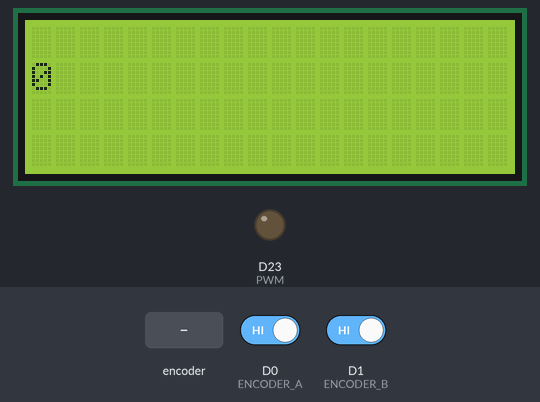
A sketch run on a simulated Arduino Zero (SAMD21). Parts: 20×4 character LCD, output pins drawn as LEDs (lit = HIGH). The inputs (shaded band) are chosen by the test bench; at power-on: D0 (ENCODER_A) HIGH, D1 (ENCODER_B) HIGH.

Above: at 1.2 s.
1.3 s: rotary encoder on D0 (ENCODER_A) / D1 (ENCODER_B) turned 3 steps (first pin leading)
3.4 s: rotary encoder on D0 (ENCODER_A) / D1 (ENCODER_B) turned 1 step (first pin leading)
At 4.7 s:
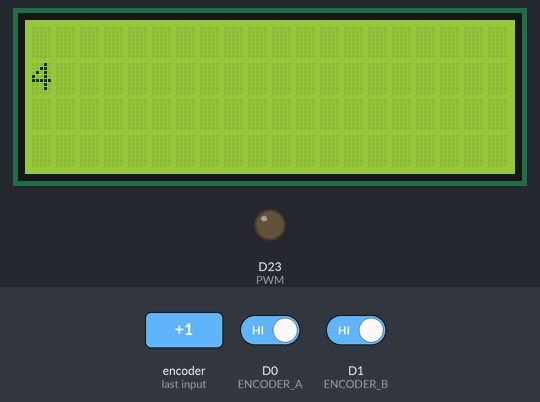
5.1 s: rotary encoder on D0 (ENCODER_A) / D1 (ENCODER_B) turned 1 step (first pin leading)
Timing chart, 0 to 8.1 s (numbered marks = the images above; inputs shaded):
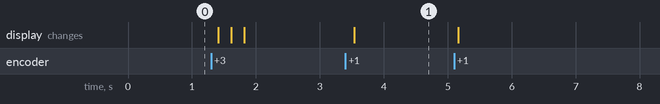

The sketch:

embel-encoders.ino
```cpp
#include "Encoder.h"

void setup() {
  setupEncoders();
  setupPWM();
  setupLCD();
}

void loop() {
  int embelEncoders = getEncoders();
}
```

Encoder.h
```cpp
#ifndef ENCODER_H
#define ENCODER_H

#include <LiquidCrystal.h>


#define ENCODER_A    0
#define ENCODER_B    1
#define PWM          23

#define PWM_FREQ     25000

// ENCA transitionning from LOW TO HIGH : change in the direction
// ENCB value is low => CLOCKWISE
// ENCB value is high => gCounter CLOCKWISE

void setupPWM();
void setupLCD();
void setupEncoders();
void refreshLCD();
int getEncoders();
void incrementEncoders();


#endif /* ENCODER_H */
```

Encoder.ino
```cpp
#include "Encoder.h"

int gOldValueEncoder;
int gCounter = 0;
int gTimeStamp = 0;
int gShutdownCounter = 0;
bool gShutdownState = false;

LiquidCrystal lcd (18, 17, 16, 15, 14, 19);

void setupPWM() {
  analogWriteFrequency(PWM, PWM_FREQ);
  analogWriteResolution(6);
  analogWrite(PWM, gCounter);
}

void setupLCD() {
  lcd.begin(20, 4);
  lcd.setCursor(0, 1);
  lcd.print(gCounter);
}

void setupEncoders() {
    pinMode(ENCODER_B, INPUT_PULLUP);
    pinMode(ENCODER_A, INPUT_PULLUP);

    gOldValueEncoder = digitalRead(ENCODER_A);
}

//Read the B encoder to increase or decrease the value of the counter
void incrementEncoders() {
    if (digitalRead(ENCODER_B) == HIGH) {
        if (gCounter != 0) {
          gCounter--;
        }
    }

    else if (digitalRead(ENCODER_B) == LOW) {
        if (gCounter != 63) {
          gCounter++;
        }
    }
}

void refreshLCD() {
  // Refresh screen every 100ms and enter Shutdown procedure after
  if (millis() - gTimeStamp > 100) {
    gShutdownCounter++;

    // After 5 seconds, enter shutdown procedure
    if (gShutdownCounter > 50) {
      if (gCounter != 0) {
        // Decrease counter while it's different than 0
        gShutdownState = true;
        gCounter--;
      } else {
        // Go back to normal state if we reach 0
        gCounter = 0;
        gShutdownState = false;
      }
      analogWrite(PWM, gCounter);
    }

    // Print two spaces and overwrite it with the counter value
    lcd.setCursor(0, 1);
    lcd.print("  ");
    lcd.setCursor(0, 1);
    lcd.print(gCounter);
    gTimeStamp = millis();
  }
}

int getEncoders() {
    // put your main code here, to run repeatedly:
  int currentValueEncoder = 0;

  // We can't affect the digital encoder while in shutdown procedure
  if (gShutdownState == false) {
    currentValueEncoder = digitalRead(ENCODER_A);

    // Transition state of encoder A to read the rotation direction
    if (gOldValueEncoder == LOW && currentValueEncoder == HIGH) {
      gShutdownCounter = 0; // Reset shutdown counter if encoder is used
      incrementEncoders();
      analogWrite(PWM, gCounter);
    }
  }

  refreshLCD();

  gOldValueEncoder = currentValueEncoder;
  return(gCounter);
}
```

Measured:
- after the input at 3.4 s, the display: changes after 0.14 s (image 1)
